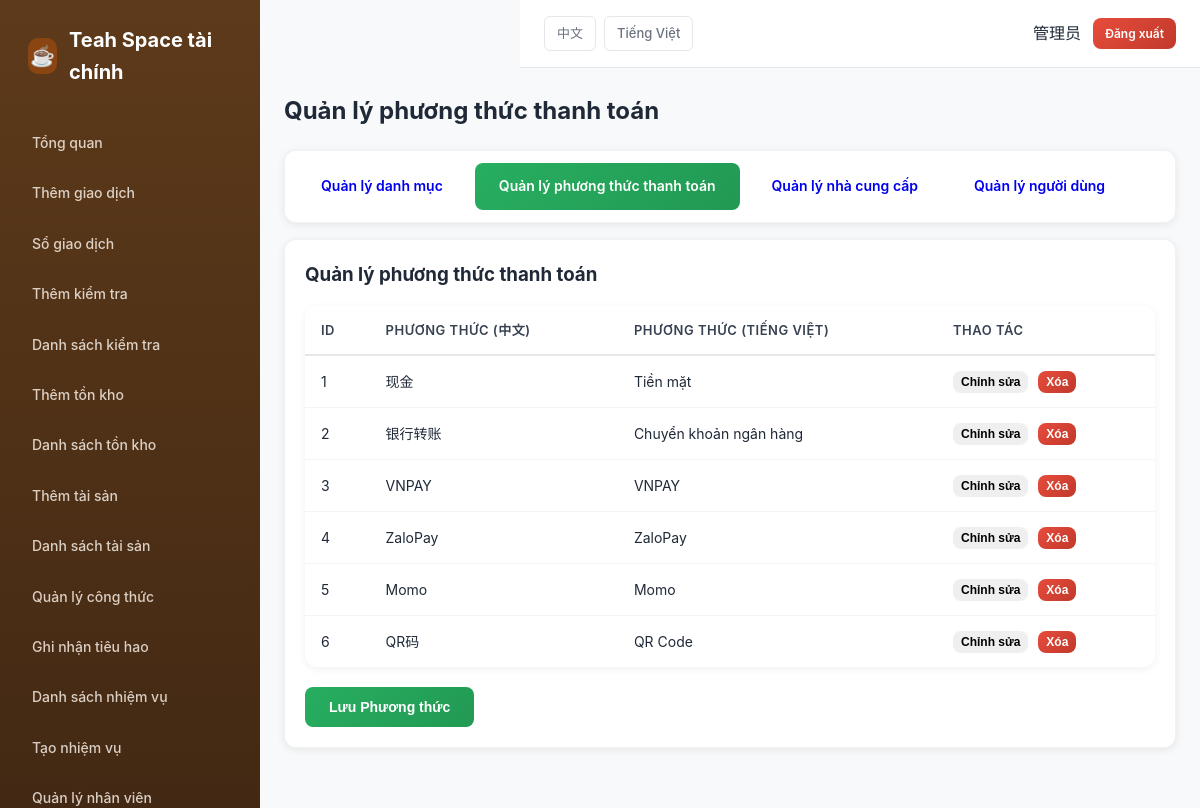
The page /index.php?r=settings/paymentMethods (signed in) on the database as committed earlier.
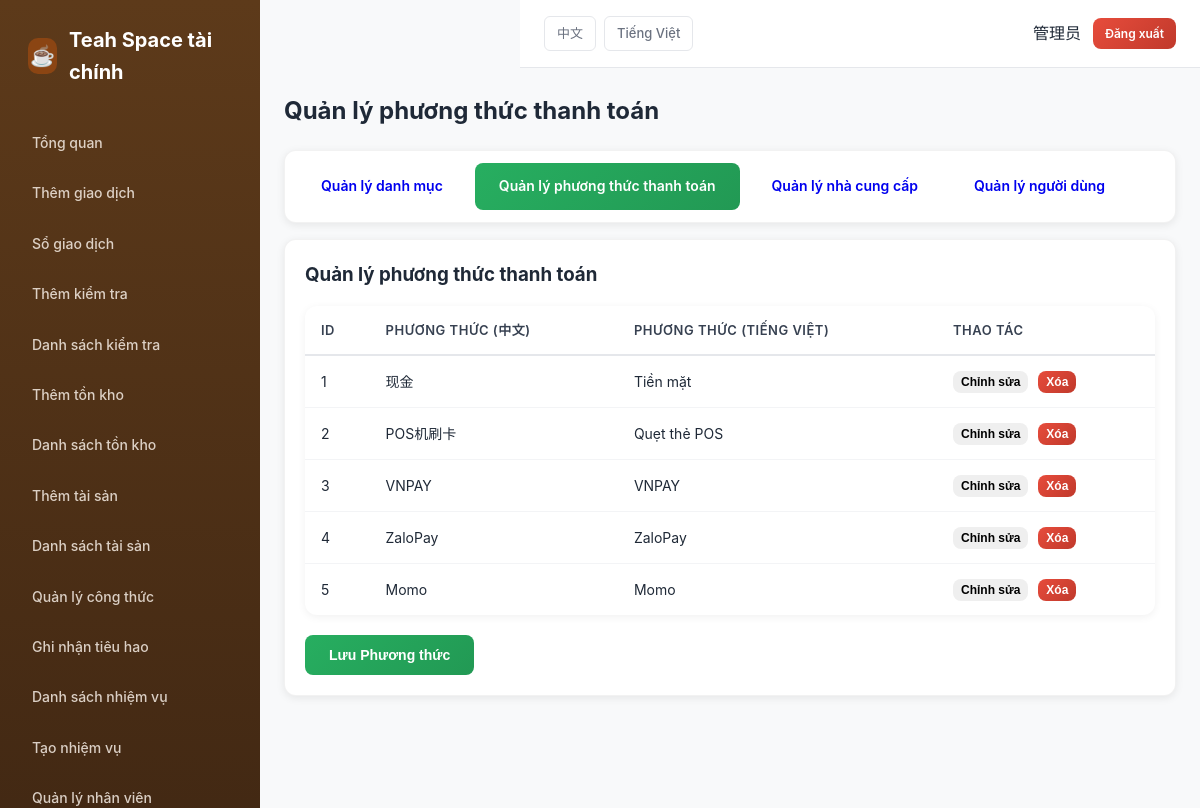
The same page on the database as committed later.
### tables this page shows
CREATE TABLE IF NOT EXISTS payment_methods (
  id INT AUTO_INCREMENT PRIMARY KEY,
  name_zh VARCHAR(64) NOT NULL COMMENT '中文名称',
  name_vi VARCHAR(64) NOT NULL COMMENT '越南语名称',
  is_active TINYINT(1) NOT NULL DEFAULT 1 COMMENT '是否激活'
);

### app/controllers/SettingController.php (called while the page is built, shortened)
<?php
require_once __DIR__ . '/../models/PaymentMethod.php';
require_once __DIR__ . '/../core/DB.php';
class SettingController {
  public function paymentMethods() {
    $paymentMethods = PaymentMethod::all();
    include __DIR__ . '/../views/settings/payment_methods.php';
  }
}

### app/core/Router.php (called while the page is built, shortened)
<?php
class Router {
  public static function dispatch() {
    $defaultRoute = 'reports/dashboard';
    $r = $_GET['r'] ?? $defaultRoute;
    [$controller, $action] = array_pad(explode('/', $r), 2, 'index');
    $obj = new $controller;
    call_user_func([$obj, $action]);
  }
}

### public/index.php (called while the page is built, shortened)
<?php
require_once __DIR__ . '/../app/config/db.php';
require_once __DIR__ . '/../app/core/DB.php';
require_once __DIR__ . '/../app/core/Router.php';
require_once __DIR__ . '/../app/core/Auth.php';
require_once __DIR__ . '/../app/core/I18n.php';
Router::dispatch();

### app/core/I18n.php (called while the page is built, shortened)
<?php
class I18n {
  private static $lang = [];
  private static $current = 'vi';
  public static function init() {
    self::$current = $_SESSION['lang'] ?? 'vi';
    $langFile = __DIR__ . "/../../lang/" . self::$current . ".php";
    if (file_exists($langFile)) {
      self::$lang = require $langFile;
    } else {
      self::$lang = [];
    }
  }
  public static function t($key) {
    return self::$lang[$key] ?? $key;
  }
}
function __($key) {
  return I18n::t($key);
}

### app/models/PaymentMethod.php (called while the page is built, shortened)
<?php
require_once __DIR__ . '/../core/DB.php';
class PaymentMethod {
  public static function all($filters = []) {
    $where = [];
    $params = [];
    $sql = "SELECT * FROM payment_methods";
    $sql .= " ORDER BY id";
    $stmt = DB::conn()->prepare($sql);
    $stmt->execute($params);
    return $stmt->fetchAll();
  }
}

### app/core/DB.php (called while the page is built)
<?php
class DB {
  private static $conn = null;
  public static function conn() {
    if (self::$conn === null) {
      $config = require __DIR__ . '/../config/db.php';
      try {
        $dsn = "mysql:host={$config['host']};dbname={$config['dbname']};charset={$config['charset']}";
        self::$conn = new PDO($dsn, $config['user'], $config['pass'], [
          PDO::ATTR_ERRMODE => PDO::ERRMODE_EXCEPTION,
          PDO::ATTR_DEFAULT_FETCH_MODE => PDO::FETCH_ASSOC,
          PDO::ATTR_EMULATE_PREPARES => false,
        ]);
      } catch (PDOException $e) {
        die('Database connection failed: ' . $e->getMessage());
      }
    }
    return self::$conn;
  }
}

### app/views/settings/payment_methods.php (the view, shortened to what this page needs)
<?php
include __DIR__ . '/../layout/header.php';
$current = $_GET['r'] ?? '';
?>
<h2 style="margin-bottom: 20px;"><?= __('setting.payment_methods') ?></h2>
<div class="card" style="padding: 12px; margin-bottom: 16px;">
  <div style="display: flex; gap: 8px; flex-wrap: wrap;">
    <a class="btn <?= $current === 'settings/categories' ? 'btn-success' : '' ?>" href="/index.php?r=settings/categories"><?= __('setting.categories') ?></a>
    <a class="btn <?= $current === 'settings/paymentMethods' ? 'btn-success' : '' ?>" href="/index.php?r=settings/paymentMethods"><?= __('setting.payment_methods') ?></a>
    <a class="btn <?= $current === 'settings/vendors' ? 'btn-success' : '' ?>" href="/index.php?r=settings/vendors"><?= __('setting.vendors') ?></a>
    <a class="btn <?= $current === 'settings/users' ? 'btn-success' : '' ?>" href="/index.php?r=settings/users"><?= __('setting.users') ?></a>
  </div>
</div>
<div class="card">
  <h3 style="margin-bottom: 16px;"><?= __('setting.payment_methods') ?></h3>
  <table>
    <tr>
      <th>ID</th>
      <th><?= __('field.payment') ?> (中文)</th>
      <th><?= __('field.payment') ?> (Tiếng Việt)</th>
      <th><?= __('list.actions') ?></th>
    </tr>
    <?php foreach ($paymentMethods as $pm): ?>
    <tr>
      <td><?= $pm['id'] ?></td>
      <td><?= htmlspecialchars($pm['name_zh']) ?></td>
      <td><?= htmlspecialchars($pm['name_vi']) ?></td>
      <td>
        <button onclick="editPaymentMethod(<?= htmlspecialchars(json_encode($pm)) ?>)" class="btn" style="padding: 4px 8px; font-size: 12px;">
          <?= __('btn.edit') ?>
        </button>
        <form method="post" style="display:inline-block; margin-left:6px;" onsubmit="return confirm('<?= __('btn.delete') ?>?');">
          <button type="submit" class="btn btn-danger" style="padding: 4px 8px; font-size: 12px;"><?= __('btn.delete') ?></button>
        </form>
      </td>
    </tr>
    <?php endforeach; ?>
  </table>
  <div style="margin-top: 20px;">
    <button onclick="showAddForm()" class="btn btn-success"><?= __('btn.save') ?> <?= __('field.payment') ?></button>
  </div>
</div>
<?php include __DIR__ . '/../layout/footer.php'; ?>

Rows that differ between the two databases and show on the page:
removed payment_methods: id "6", name_zh "QR码", name_vi "QR Code"
changed payment_methods id 2: name_zh "银行转账" → "POS机刷卡"; name_vi "Chuyển khoản ngân hàng" → "Quẹt thẻ POS"
